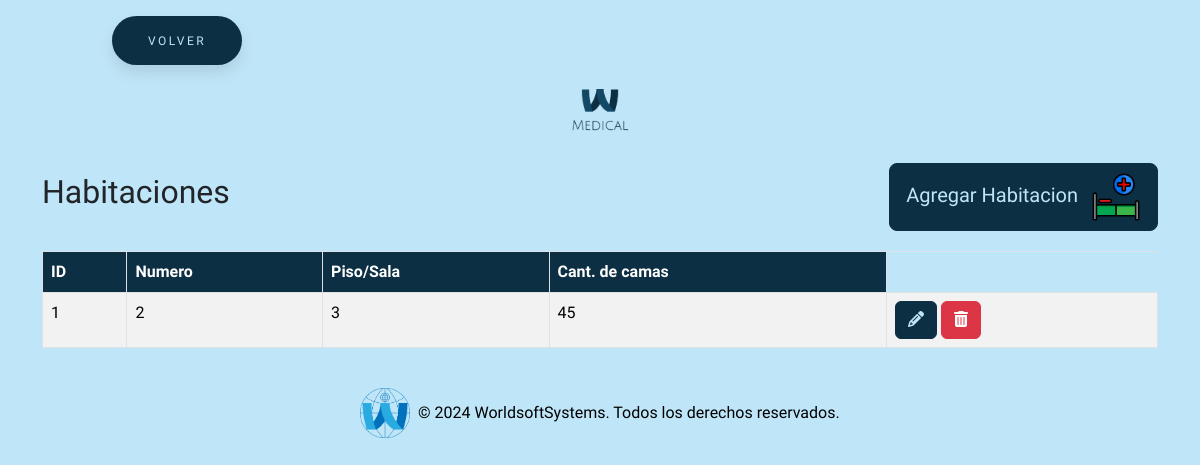
The page /todosAjustes/habitaciones/habitaciones.php (signed in) on the database as committed earlier.
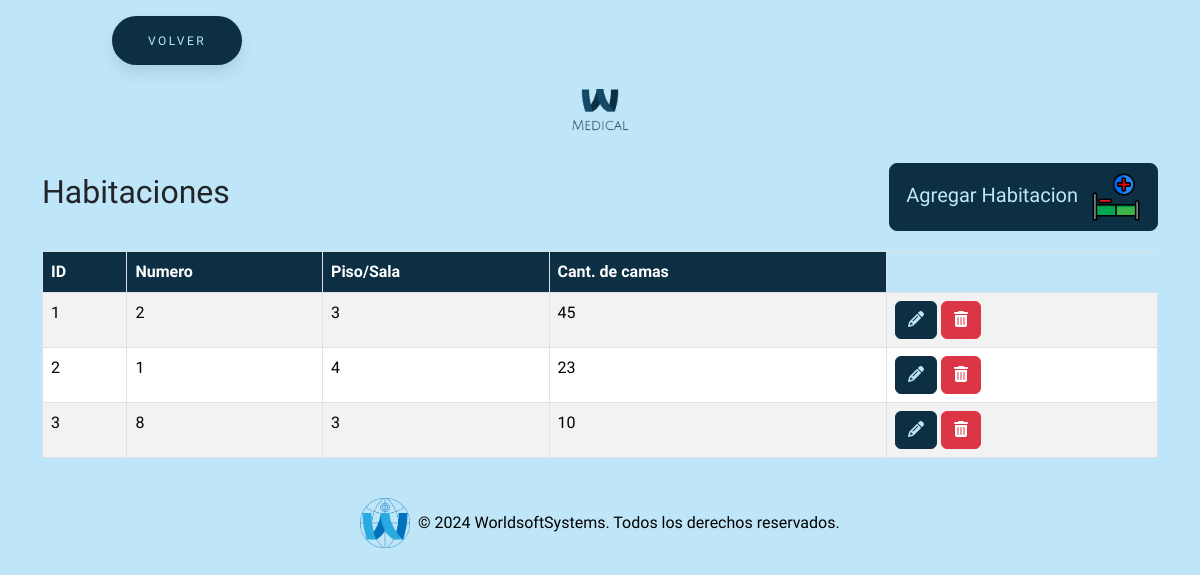
The same page on the database as committed later.
### tables this page shows
CREATE TABLE `habitaciones` (
  `id` int(11) NOT NULL,
  `num` int(255) NOT NULL,
  `piso` int(255) NOT NULL,
  `c_camas` int(255) NOT NULL
);

### todosAjustes/habitaciones/habitaciones.php (the view, shortened to what this page needs)
<?php
require_once "../../conexion.php";
$sql = "SELECT * FROM habitaciones";
$result = $conn->query($sql);
?>
<!DOCTYPE html>
<html lang="en">
<head>
    <link href="https://cdn.jsdelivr.net/npm/bootstrap@5.3.3/dist/css/bootstrap.min.css" rel="stylesheet"
>
    <link rel="stylesheet" href="https://cdnjs.cloudflare.com/ajax/libs/font-awesome/6.5.2/css/all.min.css"
 />
    <link rel="stylesheet" href="../../estilos/styleBotones.css">
    <link rel="stylesheet" href="../../estilos/styleGeneral.css">
</head>
<body>
    <button class="button" style="vertical-align:middle; margin-left:7rem"
        onclick="window.location.href = '../../seccionAjustes/ajustes.php';">
        <span>VOLVER</span>
    </button>
    <div class="text-center my-4">
        <img src="../../img/logo.png" alt="Logo MEDICAL" class="img-fluid" style="max-width: 120px;">
    </div>
    <div class="container">
        <div class="title-container">
            <h2>Habitaciones</h2>
            <button type="button" class="btn btn-custom btn-lg" data-bs-toggle="modal"
                data-bs-target="#agregarHabitacionModal">
                Agregar Habitacion <img src="../../img/habitaciones.png" alt="Icono agregar habitaciones"
                    style="width: 50px; height: 50px; margin-left: 8px;">
            </button>
        </div>
        <table class="table table-striped table-bordered">
            <thead class="table-custom">
                <tr>
                    <th>ID</th>
                    <th>Numero</th>
                    <th>Piso/Sala</th>
                    <th>Cant. de camas</th>
                </tr>
            </thead>
            <tbody>
                <?php if ($result->num_rows > 0): ?>
                    <?php while ($row = $result->fetch_assoc()): ?>
                        <tr>
                            <td><?= $row["id"] ?></td>
                            <td><?= $row["num"] ?></td>
                            <td><?= $row["piso"] ?></td>
                            <td><?= $row["c_camas"] ?></td>
                            <td>
                                <button class="btn btn-custom-editar" onclick='editarHabitacion(<?= json_encode($row) ?>)'><i
                                        class="fas fa-pencil-alt"></i></button>
                                <a href="?eliminar=<?= $row['id'] ?>" class="btn btn-danger"
                                    onclick="return confirm('¿Estás seguro de que deseas eliminar esta Habitacion?');"><i
                                        class="fas fa-trash-alt"></i></a>
                            </td>
                        </tr>
                    <?php endwhile; ?>
                <?php else: ?>
                    <tr>
                        <td colspan="4">No se encontraron resultados</td>
                    </tr>
                <?php endif; ?>
            </tbody>
        </table>
    </div>
    <footer class="bg-dark text-white text-center py-4 mt-auto">
        <div class="container">
            <div class="row justify-content-center">
                <div class="col-md-12 footer-logo-text">
                    <img src="../../img/logoWSS.png" alt="Logo" class="img-fluid" style="max-height: 50px;">
                    <p class="mb-0">&copy; 2024 WorldsoftSystems. Todos los derechos reservados.</p>
                </div>
            </div>
        </div>
    </footer>
</body>
</html>

Rows that differ between the two databases and show on the page:
added habitaciones: id "2", num "1", piso "4", c_camas "23"
added habitaciones: id "3", num "8", piso "3", c_camas "10"
